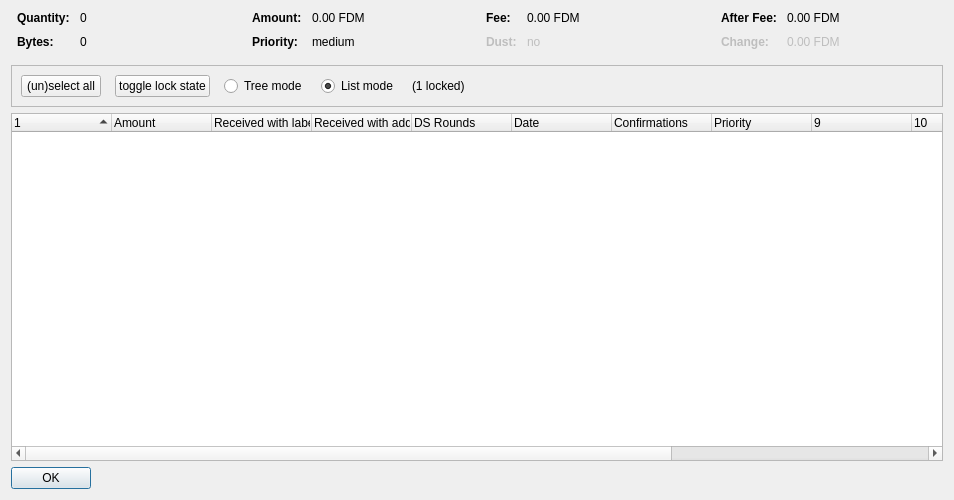
<?xml version="1.0" encoding="UTF-8"?>
<ui version="4.0">
 <class>CoinControlDialog</class>
 <widget class="QDialog" name="CoinControlDialog">
  <property name="geometry">
   <rect>
    <x>0</x>
    <y>0</y>
    <width>954</width>
    <height>500</height>
   </rect>
  </property>
  <property name="windowTitle">
   <string>Coin Selection</string>
  </property>
  <layout class="QVBoxLayout" name="verticalLayout">
   <item>
    <layout class="QHBoxLayout" name="horizontalLayoutTop" stretch="0,0,0,0">
     <property name="topMargin">
      <number>0</number>
     </property>
     <property name="bottomMargin">
      <number>10</number>
     </property>
     <item>
      <layout class="QFormLayout" name="formLayoutCoinControl1">
       <property name="horizontalSpacing">
        <number>10</number>
       </property>
       <property name="verticalSpacing">
        <number>10</number>
       </property>
       <property name="leftMargin">
        <number>6</number>
       </property>
       <property name="rightMargin">
        <number>6</number>
       </property>
       <item row="0" column="0">
        <widget class="QLabel" name="labelCoinControlQuantityText">
         <property name="font">
          <font>
           <weight>75</weight>
           <bold>true</bold>
          </font>
         </property>
         <property name="text">
          <string>Quantity:</string>
         </property>
        </widget>
       </item>
       <item row="0" column="1">
        <widget class="QLabel" name="labelCoinControlQuantity">
         <property name="cursor">
          <cursorShape>IBeamCursor</cursorShape>
         </property>
         <property name="contextMenuPolicy">
          <enum>Qt::ActionsContextMenu</enum>
         </property>
         <property name="text">
          <string notr="true">0</string>
         </property>
         <property name="textInteractionFlags">
          <set>Qt::LinksAccessibleByMouse|Qt::TextSelectableByKeyboard|Qt::TextSelectableByMouse</set>
         </property>
        </widget>
       </item>
       <item row="1" column="0">
        <widget class="QLabel" name="labelCoinControlBytesText">
         <property name="font">
          <font>
           <weight>75</weight>
           <bold>true</bold>
          </font>
         </property>
         <property name="text">
          <string>Bytes:</string>
         </property>
        </widget>
       </item>
       <item row="1" column="1">
        <widget class="QLabel" name="labelCoinControlBytes">
         <property name="cursor">
          <cursorShape>IBeamCursor</cursorShape>
         </property>
         <property name="contextMenuPolicy">
          <enum>Qt::ActionsContextMenu</enum>
         </property>
         <property name="text">
          <string notr="true">0</string>
         </property>
         <property name="textInteractionFlags">
          <set>Qt::LinksAccessibleByMouse|Qt::TextSelectableByKeyboard|Qt::TextSelectableByMouse</set>
         </property>
        </widget>
       </item>
      </layout>
     </item>
     <item>
      <layout class="QFormLayout" name="formLayoutCoinControl2">
       <property name="horizontalSpacing">
        <number>10</number>
       </property>
       <property name="verticalSpacing">
        <number>10</number>
       </property>
       <property name="leftMargin">
        <number>6</number>
       </property>
       <property name="rightMargin">
        <number>6</number>
       </property>
       <item row="0" column="0">
        <widget class="QLabel" name="labelCoinControlAmountText">
         <property name="font">
          <font>
           <weight>75</weight>
           <bold>true</bold>
          </font>
         </property>
         <property name="text">
          <string>Amount:</string>
         </property>
        </widget>
       </item>
       <item row="0" column="1">
        <widget class="QLabel" name="labelCoinControlAmount">
         <property name="cursor">
          <cursorShape>IBeamCursor</cursorShape>
         </property>
         <property name="contextMenuPolicy">
          <enum>Qt::ActionsContextMenu</enum>
         </property>
         <property name="text">
          <string notr="true">0.00 FDM</string>
         </property>
         <property name="textInteractionFlags">
          <set>Qt::LinksAccessibleByMouse|Qt::TextSelectableByKeyboard|Qt::TextSelectableByMouse</set>
         </property>
        </widget>
       </item>
       <item row="1" column="0">
        <widget class="QLabel" name="labelCoinControlPriorityText">
         <property name="font">
          <font>
           <weight>75</weight>
           <bold>true</bold>
          </font>
         </property>
         <property name="text">
          <string>Priority:</string>
         </property>
        </widget>
       </item>
       <item row="1" column="1">
        <widget class="QLabel" name="labelCoinControlPriority">
         <property name="cursor">
          <cursorShape>IBeamCursor</cursorShape>
         </property>
         <property name="contextMenuPolicy">
          <enum>Qt::ActionsContextMenu</enum>
         </property>
         <property name="text">
          <string>medium</string>
         </property>
         <property name="textInteractionFlags">
          <set>Qt::LinksAccessibleByMouse|Qt::TextSelectableByKeyboard|Qt::TextSelectableByMouse</set>
         </property>
        </widget>
       </item>
      </layout>
     </item>
     <item>
      <layout class="QFormLayout" name="formLayoutCoinControl3">
       <property name="horizontalSpacing">
        <number>10</number>
       </property>
       <property name="verticalSpacing">
        <number>10</number>
       </property>
       <property name="leftMargin">
        <number>6</number>
       </property>
       <property name="rightMargin">
        <number>6</number>
       </property>
       <item row="0" column="0">
        <widget class="QLabel" name="labelCoinControlFeeText">
         <property name="font">
          <font>
           <weight>75</weight>
           <bold>true</bold>
          </font>
         </property>
         <property name="text">
          <string>Fee:</string>
         </property>
        </widget>
       </item>
       <item row="0" column="1">
        <widget class="QLabel" name="labelCoinControlFee">
         <property name="cursor">
          <cursorShape>IBeamCursor</cursorShape>
         </property>
         <property name="contextMenuPolicy">
          <enum>Qt::ActionsContextMenu</enum>
         </property>
         <property name="text">
          <string notr="true">0.00 FDM</string>
         </property>
         <property name="textInteractionFlags">
          <set>Qt::LinksAccessibleByMouse|Qt::TextSelectableByKeyboard|Qt::TextSelectableByMouse</set>
         </property>
        </widget>
       </item>
       <item row="1" column="0">
        <widget class="QLabel" name="labelCoinControlLowOutputText">
         <property name="enabled">
          <bool>false</bool>
         </property>
         <property name="font">
          <font>
           <weight>75</weight>
           <bold>true</bold>
          </font>
         </property>
         <property name="text">
          <string>Dust:</string>
         </property>
        </widget>
       </item>
       <item row="1" column="1">
        <widget class="QLabel" name="labelCoinControlLowOutput">
         <property name="enabled">
          <bool>false</bool>
         </property>
         <property name="cursor">
          <cursorShape>IBeamCursor</cursorShape>
         </property>
         <property name="contextMenuPolicy">
          <enum>Qt::ActionsContextMenu</enum>
         </property>
         <property name="text">
          <string>no</string>
         </property>
         <property name="textInteractionFlags">
          <set>Qt::LinksAccessibleByMouse|Qt::TextSelectableByKeyboard|Qt::TextSelectableByMouse</set>
         </property>
        </widget>
       </item>
      </layout>
     </item>
     <item>
      <layout class="QFormLayout" name="formLayoutCoinControl4">
       <property name="horizontalSpacing">
        <number>10</number>
       </property>
       <property name="verticalSpacing">
        <number>10</number>
       </property>
       <property name="leftMargin">
        <number>6</number>
       </property>
       <property name="rightMargin">
        <number>6</number>
       </property>
       <item row="0" column="0">
        <widget class="QLabel" name="labelCoinControlAfterFeeText">
         <property name="font">
          <font>
           <weight>75</weight>
           <bold>true</bold>
          </font>
         </property>
         <property name="text">
          <string>After Fee:</string>
         </property>
        </widget>
       </item>
       <item row="0" column="1">
        <widget class="QLabel" name="labelCoinControlAfterFee">
         <property name="cursor">
          <cursorShape>IBeamCursor</cursorShape>
         </property>
         <property name="contextMenuPolicy">
          <enum>Qt::ActionsContextMenu</enum>
         </property>
         <property name="text">
          <string notr="true">0.00 FDM</string>
         </property>
         <property name="textInteractionFlags">
          <set>Qt::LinksAccessibleByMouse|Qt::TextSelectableByKeyboard|Qt::TextSelectableByMouse</set>
         </property>
        </widget>
       </item>
       <item row="1" column="0">
        <widget class="QLabel" name="labelCoinControlChangeText">
         <property name="enabled">
          <bool>false</bool>
         </property>
         <property name="font">
          <font>
           <weight>75</weight>
           <bold>true</bold>
          </font>
         </property>
         <property name="text">
          <string>Change:</string>
         </property>
        </widget>
       </item>
       <item row="1" column="1">
        <widget class="QLabel" name="labelCoinControlChange">
         <property name="enabled">
          <bool>false</bool>
         </property>
         <property name="cursor">
          <cursorShape>IBeamCursor</cursorShape>
         </property>
         <property name="contextMenuPolicy">
          <enum>Qt::ActionsContextMenu</enum>
         </property>
         <property name="text">
          <string notr="true">0.00 FDM</string>
         </property>
         <property name="textInteractionFlags">
          <set>Qt::LinksAccessibleByMouse|Qt::TextSelectableByKeyboard|Qt::TextSelectableByMouse</set>
         </property>
        </widget>
       </item>
      </layout>
     </item>
    </layout>
   </item>
   <item>
    <widget class="QFrame" name="frame">
     <property name="minimumSize">
      <size>
       <width>0</width>
       <height>40</height>
      </size>
     </property>
     <property name="frameShape">
      <enum>QFrame::StyledPanel</enum>
     </property>
     <property name="frameShadow">
      <enum>QFrame::Sunken</enum>
     </property>
     <layout class="QHBoxLayout" name="horizontalLayout">
      <item>
       <layout class="QHBoxLayout" name="horizontalLayoutPanel" stretch="0,0,0,0,0,0">
        <property name="spacing">
         <number>14</number>
        </property>
        <item>
         <widget class="QPushButton" name="pushButtonSelectAll">
          <property name="sizePolicy">
           <sizepolicy hsizetype="Maximum" vsizetype="Fixed">
            <horstretch>0</horstretch>
            <verstretch>0</verstretch>
           </sizepolicy>
          </property>
          <property name="text">
           <string>(un)select all</string>
          </property>
          <property name="autoDefault">
           <bool>false</bool>
          </property>
         </widget>
        </item>
        <item>
         <widget class="QPushButton" name="pushButtonToggleLock">
          <property name="sizePolicy">
           <sizepolicy hsizetype="Maximum" vsizetype="Fixed">
            <horstretch>0</horstretch>
            <verstretch>0</verstretch>
           </sizepolicy>
          </property>
          <property name="text">
           <string>toggle lock state</string>
          </property>
          <property name="autoDefault">
           <bool>false</bool>
          </property>
         </widget>
        </item>
        <item>
         <widget class="QRadioButton" name="radioTreeMode">
          <property name="sizePolicy">
           <sizepolicy hsizetype="Maximum" vsizetype="Fixed">
            <horstretch>0</horstretch>
            <verstretch>0</verstretch>
           </sizepolicy>
          </property>
          <property name="text">
           <string>Tree mode</string>
          </property>
         </widget>
        </item>
        <item>
         <widget class="QRadioButton" name="radioListMode">
          <property name="sizePolicy">
           <sizepolicy hsizetype="Maximum" vsizetype="Fixed">
            <horstretch>0</horstretch>
            <verstretch>0</verstretch>
           </sizepolicy>
          </property>
          <property name="text">
           <string>List mode</string>
          </property>
          <property name="checked">
           <bool>true</bool>
          </property>
         </widget>
        </item>
        <item>
         <widget class="QLabel" name="labelLocked">
          <property name="text">
           <string>(1 locked)</string>
          </property>
         </widget>
        </item>
        <item>
         <spacer name="horizontalSpacer">
          <property name="orientation">
           <enum>Qt::Horizontal</enum>
          </property>
          <property name="sizeHint" stdset="0">
           <size>
            <width>40</width>
            <height>20</height>
           </size>
          </property>
         </spacer>
        </item>
       </layout>
      </item>
     </layout>
    </widget>
   </item>
   <item>
    <widget class="CoinControlTreeWidget" name="treeWidget">
     <property name="contextMenuPolicy">
      <enum>Qt::CustomContextMenu</enum>
     </property>
     <property name="sortingEnabled">
      <bool>false</bool>
     </property>
     <property name="columnCount">
      <number>13</number>
     </property>
     <attribute name="headerShowSortIndicator" stdset="0">
      <bool>true</bool>
     </attribute>
     <attribute name="headerStretchLastSection">
      <bool>false</bool>
     </attribute>
     <column>
      <property name="text">
       <string/>
      </property>
     </column>
     <column>
      <property name="text">
       <string>Amount</string>
      </property>
     </column>
     <column>
      <property name="text">
       <string>Received with label</string>
      </property>
     </column>
     <column>
      <property name="text">
       <string>Received with address</string>
      </property>
     </column>
     <column>
      <property name="text">
       <string>DS Rounds</string>
      </property>
     </column>
     <column>
      <property name="text">
       <string>Date</string>
      </property>
     </column>
     <column>
      <property name="text">
       <string>Confirmations</string>
      </property>
      <property name="toolTip">
       <string>Confirmed</string>
      </property>
     </column>
     <column>
      <property name="text">
       <string>Priority</string>
      </property>
     </column>
     <column>
      <property name="text">
       <string/>
      </property>
     </column>
     <column>
      <property name="text">
       <string/>
      </property>
     </column>
     <column>
      <property name="text">
       <string/>
      </property>
     </column>
     <column>
      <property name="text">
       <string/>
      </property>
     </column>
     <column>
      <property name="text">
       <string/>
      </property>
     </column>
    </widget>
   </item>
   <item>
    <widget class="QDialogButtonBox" name="buttonBox">
     <property name="sizePolicy">
      <sizepolicy hsizetype="Maximum" vsizetype="Fixed">
       <horstretch>0</horstretch>
       <verstretch>0</verstretch>
      </sizepolicy>
     </property>
     <property name="orientation">
      <enum>Qt::Horizontal</enum>
     </property>
     <property name="standardButtons">
      <set>QDialogButtonBox::Ok</set>
     </property>
    </widget>
   </item>
  </layout>
 </widget>
 <customwidgets>
  <customwidget>
   <class>CoinControlTreeWidget</class>
   <extends>QTreeWidget</extends>
   <header>coincontroltreewidget.h</header>
  </customwidget>
 </customwidgets>
 <resources/>
 <connections/>
</ui>
